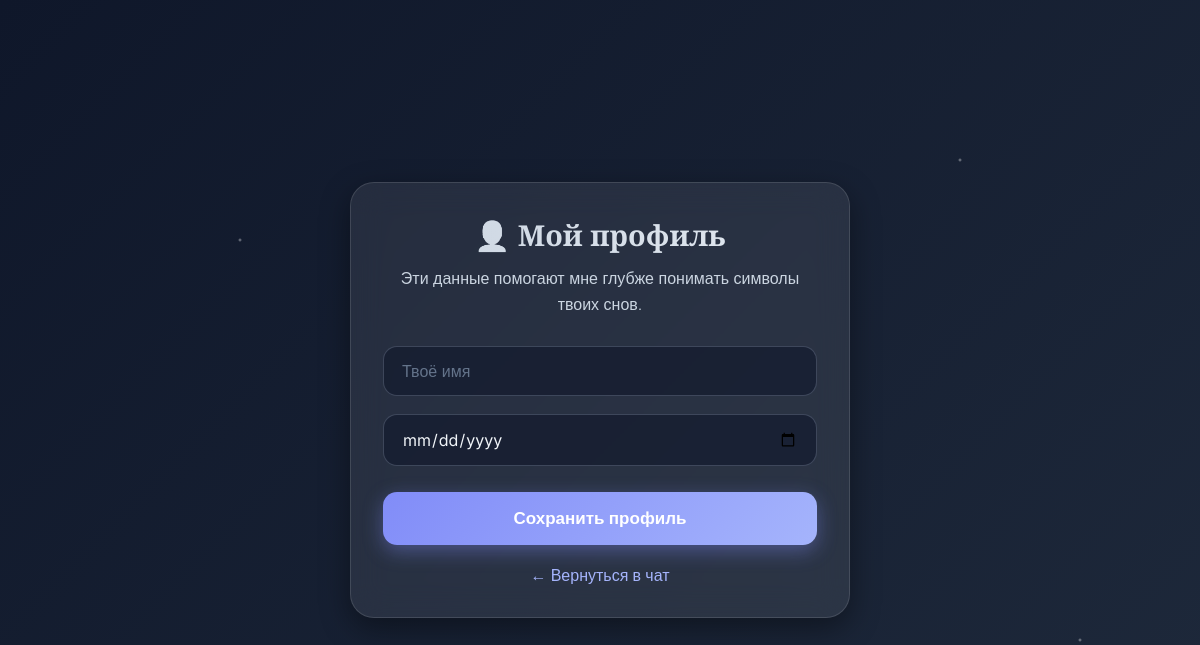
Before: /profile/ (signed in) with the older database file.
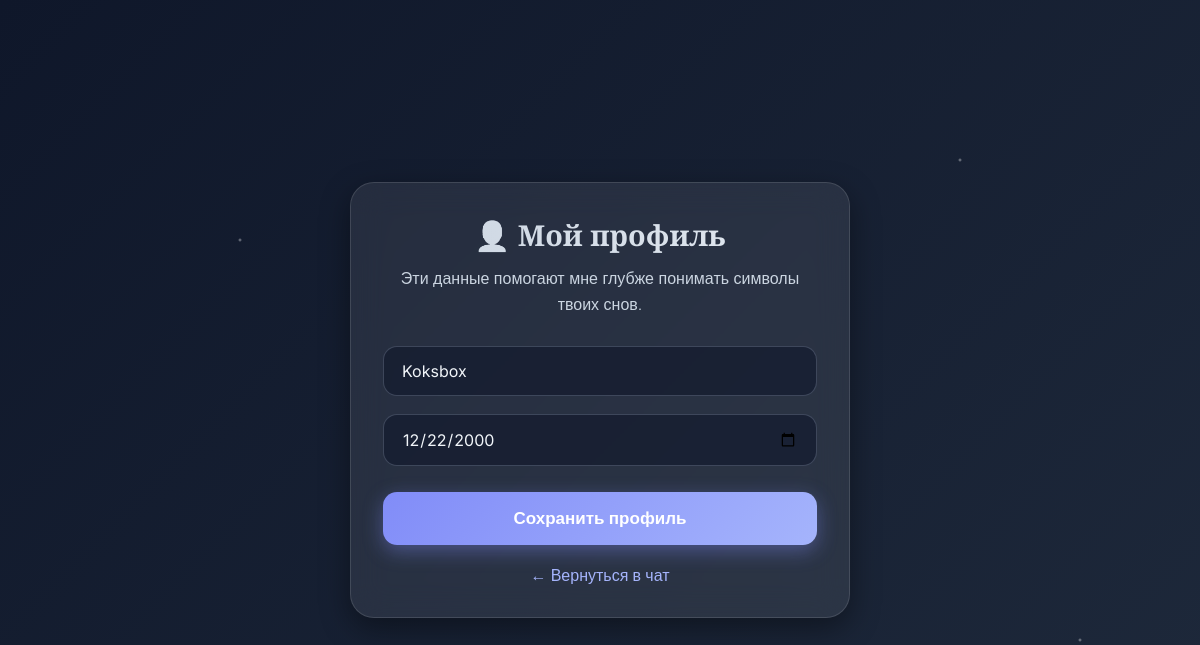
After: the same page with the newer database file.
### dreambot/models.py (models this page shows, shortened)
class User(AbstractBaseUser):
    phone_number = models.CharField(max_length=15, unique=True)
    name = models.CharField(max_length=100, blank=True, null=True)
    birth_date = models.DateField(blank=True, null=True)
    created_at = models.DateTimeField(auto_now_add=True)
    is_staff = models.BooleanField(default=False)
    is_superuser = models.BooleanField(default=False)
    telegram_id = models.CharField(max_length=50, blank=True, null=True, unique=True, verbose_name="Telegram ID")
    is_premium = models.BooleanField(default=False)
    premium_until = models.DateTimeField(null=True, blank=True)  # для подписок (опционально)
    free_messages_today = models.IntegerField(default=0)
    last_message_date = models.DateField(null=True, blank=True)
    objects = UserManager()
    USERNAME_FIELD = 'phone_number'

### dreambot/views.py (the view)
# urls.py: path('profile/', views.profile_view, name='profile'),
def profile_view(request):
    if not request.user.is_authenticated:
        return redirect('landing')
    return render(request, 'dreambot/profile.html', {'user': request.user})

### templates/dreambot/profile.html (shortened to what this page needs)
<!DOCTYPE html>
<html lang="ru">
<head>
</head>
<body>
    <div class="profile-container">
        <div class="profile-card">
            <h2>👤 Мой профиль</h2>
            <p>Эти данные помогают мне глубже понимать символы твоих снов.</p>
            <input type="text" id="name" placeholder="Твоё имя" value="{{ user.name|default:'' }}">
            <input type="date" id="birth_date"
                   {% if user.birth_date %}value="{{ user.birth_date|date:'Y-m-d' }}"{% endif %}
                   placeholder="Дата рождения">
            <button id="save-btn">Сохранить профиль</button>
            <a href="{% url 'chat' %}" class="back-link">← Вернуться в чат</a>
        </div>
    </div>
</body>
</html>

Changed rows visible on the page:
changed User: name (not shown) → "Koksbox"; birth_date (not shown) → "12/22/2000"
